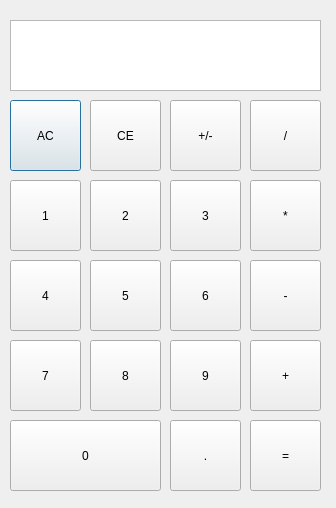
<?xml version="1.0" encoding="UTF-8"?>
<ui version="4.0">
 <class>Dialog</class>
 <widget class="QDialog" name="Dialog">
  <property name="geometry">
   <rect>
    <x>0</x>
    <y>0</y>
    <width>336</width>
    <height>508</height>
   </rect>
  </property>
  <property name="windowTitle">
   <string>Dialog</string>
  </property>
  <widget class="QPushButton" name="Button_AC">
   <property name="geometry">
    <rect>
     <x>10</x>
     <y>100</y>
     <width>71</width>
     <height>71</height>
    </rect>
   </property>
   <property name="text">
    <string>AC</string>
   </property>
  </widget>
  <widget class="QPushButton" name="Button_CE">
   <property name="geometry">
    <rect>
     <x>90</x>
     <y>100</y>
     <width>71</width>
     <height>71</height>
    </rect>
   </property>
   <property name="text">
    <string>CE</string>
   </property>
  </widget>
  <widget class="QPushButton" name="Button_sign">
   <property name="geometry">
    <rect>
     <x>170</x>
     <y>100</y>
     <width>71</width>
     <height>71</height>
    </rect>
   </property>
   <property name="text">
    <string>+/-</string>
   </property>
  </widget>
  <widget class="QPushButton" name="Button_divide">
   <property name="geometry">
    <rect>
     <x>250</x>
     <y>100</y>
     <width>71</width>
     <height>71</height>
    </rect>
   </property>
   <property name="text">
    <string>/</string>
   </property>
  </widget>
  <widget class="QPushButton" name="Button_1">
   <property name="geometry">
    <rect>
     <x>10</x>
     <y>180</y>
     <width>71</width>
     <height>71</height>
    </rect>
   </property>
   <property name="text">
    <string>1</string>
   </property>
  </widget>
  <widget class="QPushButton" name="Button_2">
   <property name="geometry">
    <rect>
     <x>90</x>
     <y>180</y>
     <width>71</width>
     <height>71</height>
    </rect>
   </property>
   <property name="text">
    <string>2</string>
   </property>
  </widget>
  <widget class="QPushButton" name="Button_3">
   <property name="geometry">
    <rect>
     <x>170</x>
     <y>180</y>
     <width>71</width>
     <height>71</height>
    </rect>
   </property>
   <property name="text">
    <string>3</string>
   </property>
  </widget>
  <widget class="QPushButton" name="Button_multiply">
   <property name="geometry">
    <rect>
     <x>250</x>
     <y>180</y>
     <width>71</width>
     <height>71</height>
    </rect>
   </property>
   <property name="text">
    <string>*</string>
   </property>
  </widget>
  <widget class="QPushButton" name="Button_minus">
   <property name="geometry">
    <rect>
     <x>250</x>
     <y>260</y>
     <width>71</width>
     <height>71</height>
    </rect>
   </property>
   <property name="text">
    <string>-</string>
   </property>
  </widget>
  <widget class="QPushButton" name="Button_4">
   <property name="geometry">
    <rect>
     <x>10</x>
     <y>260</y>
     <width>71</width>
     <height>71</height>
    </rect>
   </property>
   <property name="text">
    <string>4</string>
   </property>
  </widget>
  <widget class="QPushButton" name="Button_5">
   <property name="geometry">
    <rect>
     <x>90</x>
     <y>260</y>
     <width>71</width>
     <height>71</height>
    </rect>
   </property>
   <property name="text">
    <string>5</string>
   </property>
  </widget>
  <widget class="QPushButton" name="Button_6">
   <property name="geometry">
    <rect>
     <x>170</x>
     <y>260</y>
     <width>71</width>
     <height>71</height>
    </rect>
   </property>
   <property name="text">
    <string>6</string>
   </property>
  </widget>
  <widget class="QPushButton" name="Button_7">
   <property name="geometry">
    <rect>
     <x>10</x>
     <y>340</y>
     <width>71</width>
     <height>71</height>
    </rect>
   </property>
   <property name="text">
    <string>7</string>
   </property>
  </widget>
  <widget class="QPushButton" name="Button_8">
   <property name="geometry">
    <rect>
     <x>90</x>
     <y>340</y>
     <width>71</width>
     <height>71</height>
    </rect>
   </property>
   <property name="text">
    <string>8</string>
   </property>
  </widget>
  <widget class="QPushButton" name="Button_plus">
   <property name="geometry">
    <rect>
     <x>250</x>
     <y>340</y>
     <width>71</width>
     <height>71</height>
    </rect>
   </property>
   <property name="text">
    <string>+</string>
   </property>
  </widget>
  <widget class="QPushButton" name="Button_9">
   <property name="geometry">
    <rect>
     <x>170</x>
     <y>340</y>
     <width>71</width>
     <height>71</height>
    </rect>
   </property>
   <property name="text">
    <string>9</string>
   </property>
  </widget>
  <widget class="QPushButton" name="Button_equalsign">
   <property name="geometry">
    <rect>
     <x>250</x>
     <y>420</y>
     <width>71</width>
     <height>71</height>
    </rect>
   </property>
   <property name="text">
    <string>=</string>
   </property>
  </widget>
  <widget class="QPushButton" name="Button_0">
   <property name="geometry">
    <rect>
     <x>10</x>
     <y>420</y>
     <width>151</width>
     <height>71</height>
    </rect>
   </property>
   <property name="text">
    <string>0</string>
   </property>
  </widget>
  <widget class="QPushButton" name="Button_dot">
   <property name="geometry">
    <rect>
     <x>170</x>
     <y>420</y>
     <width>71</width>
     <height>71</height>
    </rect>
   </property>
   <property name="text">
    <string>.</string>
   </property>
  </widget>
  <widget class="QTextBrowser" name="textBrowser">
   <property name="geometry">
    <rect>
     <x>10</x>
     <y>20</y>
     <width>311</width>
     <height>71</height>
    </rect>
   </property>
  </widget>
 </widget>
 <resources/>
 <connections/>
</ui>
